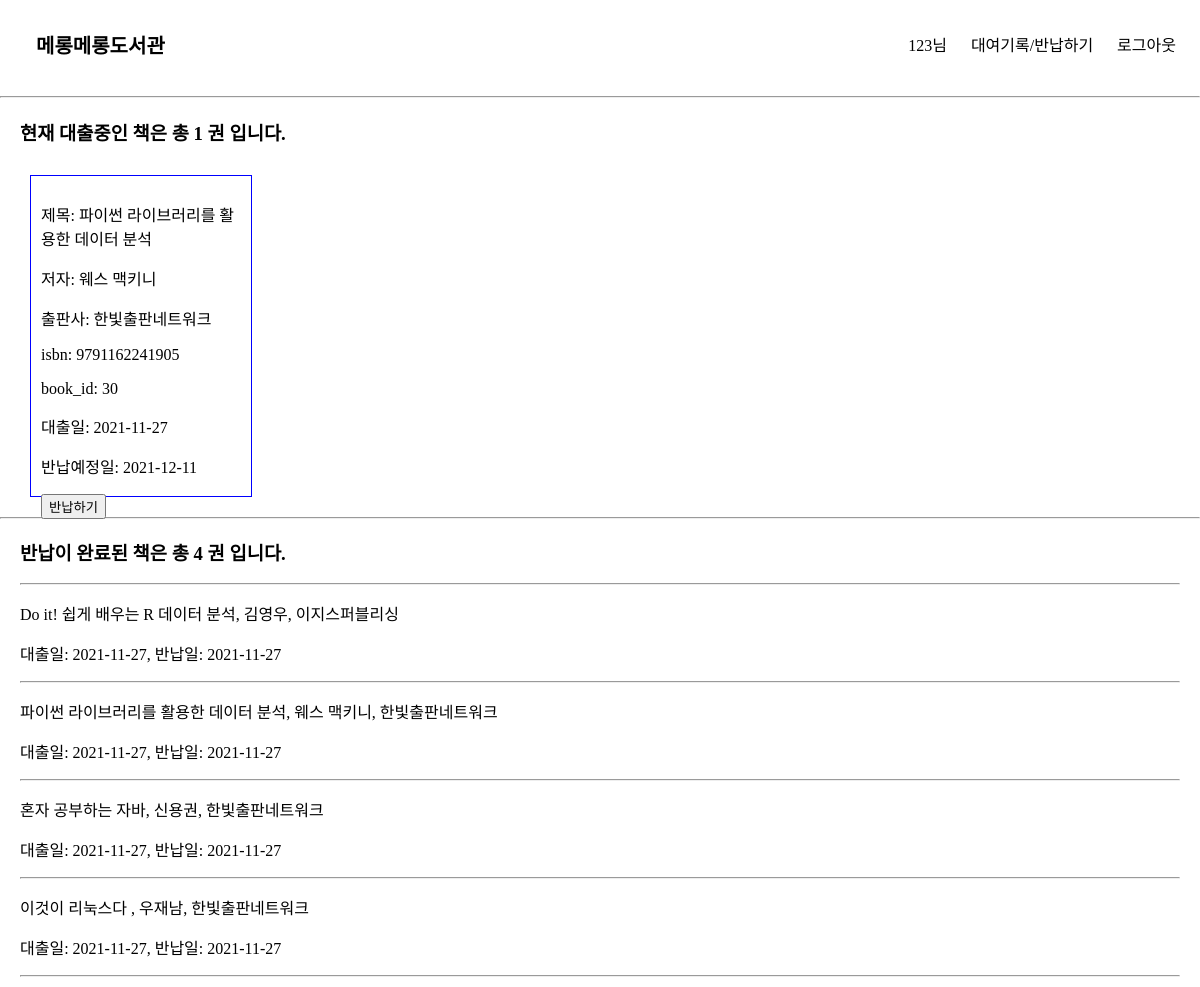
Screenshot of /dashboard (signed in) with the database file from the repository.
### elicelibrary/models.py (models this page shows, shortened)
class checkoutRecords(db.Model):
    __tablename__     = 'checkoutRecords'
    checkout_id       = db.Column(db.Integer, primary_key=True, nullable=False, autoincrement=True, unique=True)
    book_id           = db.Column(db.Integer, db.ForeignKey('Book.id'), nullable=False)
    user_id           = db.Column(db.String(45), db.ForeignKey('User.email'))
    checkoutdate      = db.Column(db.Date)
    duedate           = db.Column(db.Date)
    returndate        = db.Column(db.Date, nullable=True)
    isbn              = db.Column(db.String(45))

class Book(db.Model):
    __tablename__     = 'Book'
    id                = db.Column(db.Integer, primary_key=True, nullable=False, autoincrement=True, unique=True)
    title             = db.Column(db.String(45), nullable=False)
    author            = db.Column(db.String(45))
    publisher         = db.Column(db.String(45))
    publication_date  = db.Column(db.String(45))
    pages             = db.Column(db.Integer)
    isbn              = db.Column(db.String(45))
    registered_date   = db.Column(db.DateTime, default=datetime.utcnow)
    description       = db.Column(db.Text())    # 길이를 정할 수 없는 문자열은 Text를 쓰면 됨
    book_link         = db.Column(db.String(255))
    book_status       = db.Column(db.String(45))   # "1" :대출가능, "0" : 대출중 , "999" : 폐기    -> 선택형 변수에 적합한 데이터타입이 있을까?
    book_img          = db.Column(db.String(45))    # 책 표지만 바뀐 경우, 또는 책이 다르지만 같은 표지를 쓰는 경우가 있기 때문에 이미지 스토리지에서 같은 이미지의 반복을 막기 위해 별도의 책 이미지 식별 용 변수를 넣음
    at_user           = db.Column(db.String(45), default=None)

### elicelibrary/views/book_api.py (the view)
@book.route('/dashboard', methods=["GET", "POST"])
def user_dashboard():
    if session['login_id'] == None:
        flash("대출기록을 확인하시려면 로그인을 해주세요.")
        return redirect(url_for('user.login'))
    else :
        login_id = session['login_id']
        checkout_list = db.session.query(checkoutRecords, Book).join(Book).filter((checkoutRecords.user_id == login_id) & (checkoutRecords.returndate == None)).all()
        checkout_count=len(checkout_list)
        return_records = db.session.query(checkoutRecords, Book).join(Book).filter((checkoutRecords.user_id == login_id) & (checkoutRecords.returndate != None)).all()
        return_count= len(return_records)
        return render_template("checkoutrecords.html", checkout_list=checkout_list, checkout_count=checkout_count, return_records=return_records, return_count=return_count)

### elicelibrary/templates/checkoutrecords.html (shortened to what this page needs)
{% extends 'base.html' %}
{% block content %}
<h3 style="margin:20px">   현재 대출중인 책은 총 {{ checkout_count }} 권 입니다.</h3>
<div class="checkout-book-container">
    {% for book in checkout_list %}
        <div class="checkout-book-list">
            <p>제목: {{ book[1].title }}</p>
            <p>저자: {{ book[1].author }}</p>
            <p>출판사: {{ book[1].publisher }}</p>
            <p>isbn: {{ book[1].isbn }}</p>
            <p>book_id: {{ book[0].book_id }}</p>
            <p>대출일: {{ book[0].checkoutdate }}</p>
            <p>반납예정일: {{ book[0].duedate }}</p>
            <form action="{{ url_for('book.book_return', book_id=book[0].book_id) }}" method="post">
                <input class='checkout-btn' type="submit" value="반납하기">
            </form>
        </div>
    {% endfor %}
</div>
<hr>
<div class="records-container">
    <h3> 반납이 완료된 책은 총 {{ return_count }} 권 입니다. </h3>
    <hr>
    {% for book in return_records %}
        <div class="records-list">
            <p> {{ book[1].title }}, {{ book[1].author }}, {{ book[1].publisher }}</p>
            <p>대출일: {{ book[0].checkoutdate }}, 반납일: {{ book[0].returndate }}</p>
            <hr>
        </div>
    {% endfor %}
</div>
{% endblock %}

### elicelibrary/static/style.css (style rules this page uses)
:root { --text-color: black; --background-color: white; --accent-color: grey; }
body { margin: 0; }
.checkout-book-container { margin: 10px 20px 10px 20px; display: flex; flex-wrap: wrap; justify-content: flex-start; }
.checkout-book-list { margin: 10px 10px 10px 10px; padding: 10px 10px 10px 10px; width: 200px; height: 300px; border: 1px solid blue; }
.records-container { margin: 10px 20px 10px 20px; }

### rows the page displays
checkoutRecords: title "파이썬 라이브러리를 활용한 데이터 분석", author "웨스 맥키니", publisher "한빛출판네트워크", isbn "9791162241905", book "30", checkoutdate "2021-11-27", duedate "2021-12-11"
checkoutRecords: title "Do it! 쉽게 배우는 R 데이터 분석", author "김영우", publisher "이지스퍼블리싱", checkoutdate "2021-11-27", returndate "2021-11-27"
checkoutRecords: title "파이썬 라이브러리를 활용한 데이터 분석", author "웨스 맥키니", publisher "한빛출판네트워크", checkoutdate "2021-11-27", returndate "2021-11-27"
checkoutRecords: title "혼자 공부하는 자바", author "신용권", publisher "한빛출판네트워크", checkoutdate "2021-11-27", returndate "2021-11-27"
checkoutRecords: title "이것이 리눅스다", author "우재남", publisher "한빛출판네트워크", checkoutdate "2021-11-27", returndate "2021-11-27"

### other values shown
{{ session['login_id'] }} "123"
{{ checkout_count }} "1"
{{ return_count }} "4"
